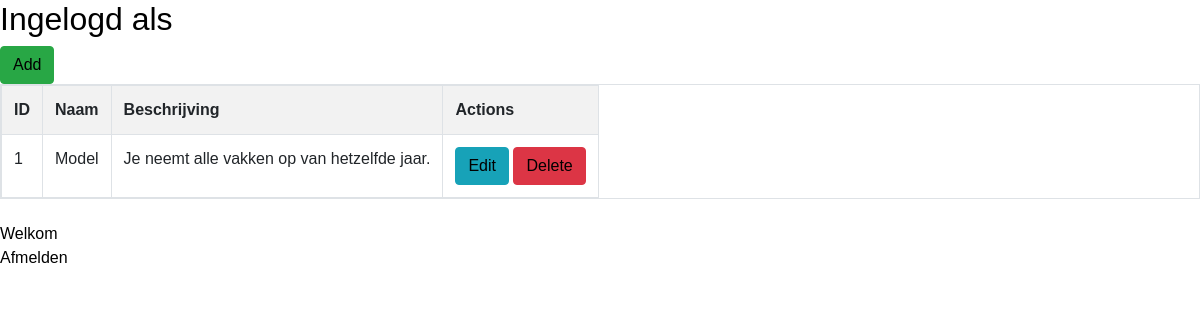
The app's page /index.php/traject, older data.
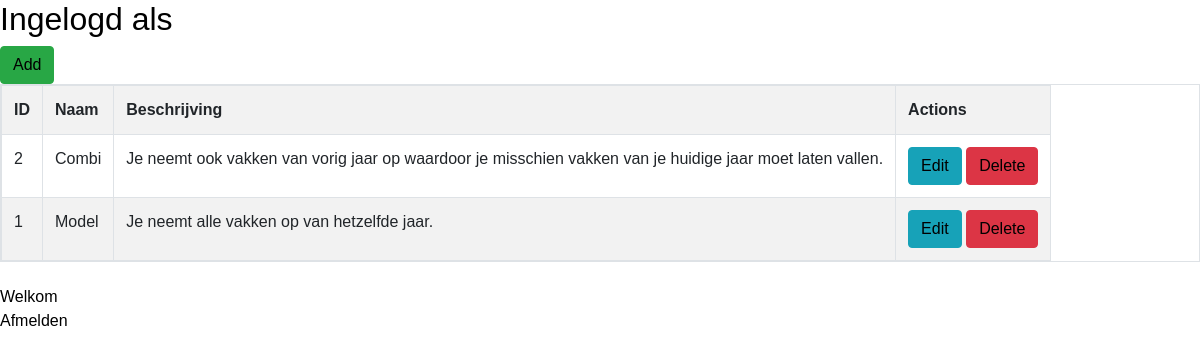
The same page, newer data.
### tables this page shows
CREATE TABLE `traject` (
  `id` int(50) NOT NULL,
  `naam` varchar(255) NOT NULL,
  `beschrijving` varchar(255) NOT NULL
);

### application/controllers/Traject.php (called while the page is built, shortened)
<?php
class Traject extends CI_Controller{
    function __construct()
    {
        $this->load->model('Traject_model');
    }
    function index()
    {
        $data['traject'] = $this->Traject_model->get_all_traject();
        $data['_view'] = 'traject/index';
        $this->load->view('layouts/main',$data);
    }
}

### index.php (called while the page is built, shortened)
<?php
require_once BASEPATH.'core/CodeIgniter.php';

### application/models/Traject_model.php (called while the page is built, shortened)
<?php
class Traject_model extends CI_Model
{
    function get_all_traject()
    {
        $this->db->order_by('id', 'desc');
        return $this->db->get('traject')->result_array();
    }
}

### application/views/traject/index.php (the view, shortened to what this page needs)
<h2>Ingelogd als
</h2>
<div class="pull-right">
	<a href="<?php echo site_url('traject/add'); ?>" class="btn btn-success">Add</a>
</div>
<table class="table table-striped table-bordered">
    <tr>
		<th>ID</th>
		<th>Naam</th>
		<th>Beschrijving</th>
		<th>Actions</th>
    </tr>
	<?php foreach($traject as $t){ ?>
    <tr>
		<td><?php echo $t['id']; ?></td>
		<td><?php echo $t['naam']; ?></td>
		<td><?php echo $t['beschrijving']; ?></td>
		<td>
            <a href="<?php echo site_url('traject/edit/'.$t['id']); ?>" class="btn btn-info btn-xs">Edit</a>
            <a href="<?php echo site_url('traject/remove/'.$t['id']); ?>" class="btn btn-danger btn-xs">Delete</a>
        </td>
    </tr>
	<?php } ?>
</table>
Welkom
<?php echo divAnchor('Gebruiker/meldAf', 'Afmelden');?>

Row changes from the older to the newer data that the page shows:
added traject: id "2", naam "Combi", beschrijving "Je neemt ook vakken van vorig jaar op waardoor je misschien vakken van je huidige jaar moet laten vallen."
